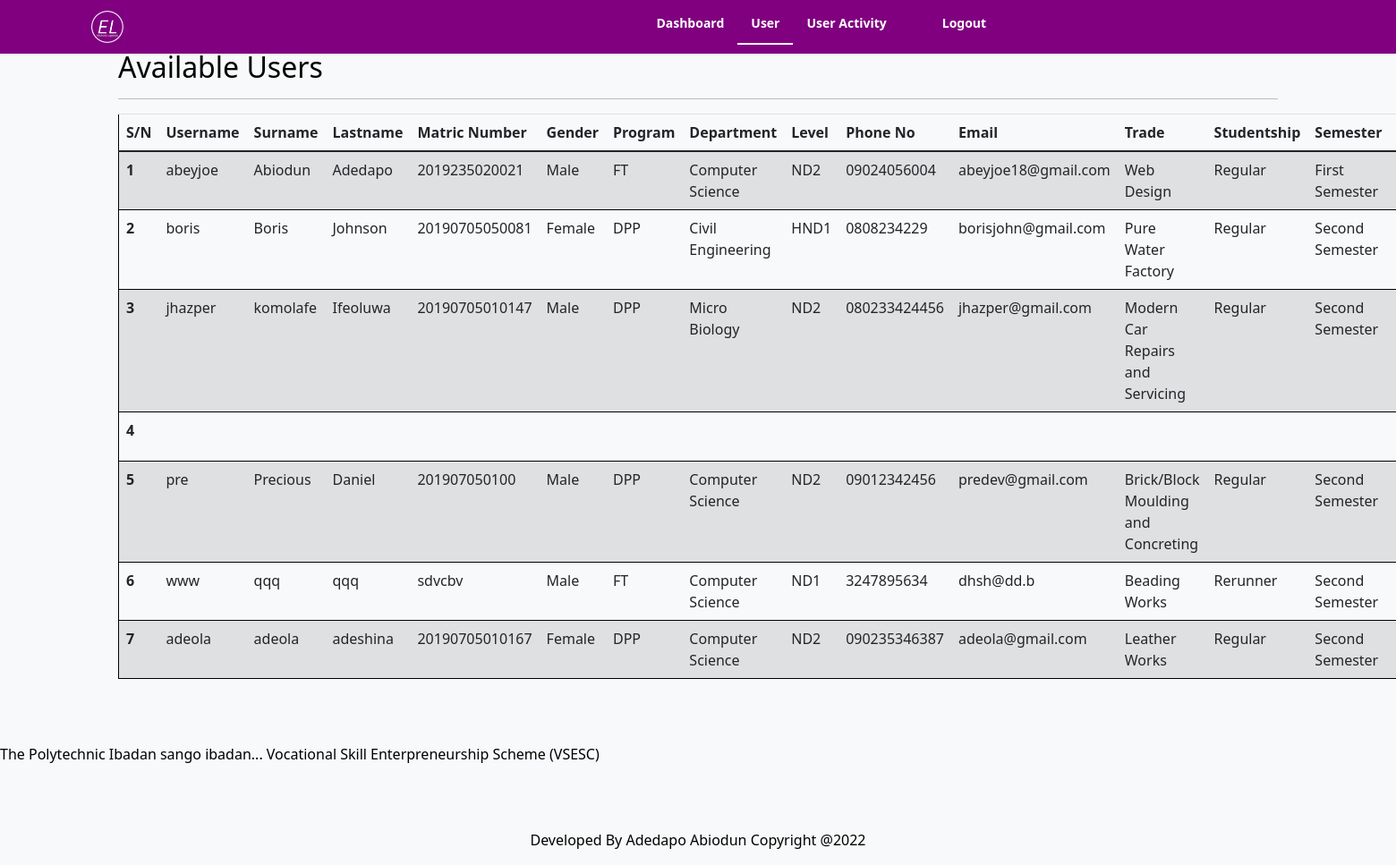
The page /Admin/user.php (signed in) on the database its author committed.
### tables this page shows
CREATE TABLE `usertable` (
  `id` int(11) NOT NULL,
  `name` varchar(50) NOT NULL,
  `password` varchar(50) NOT NULL,
  `surname` varchar(20) NOT NULL,
  `lastName` varchar(20) NOT NULL,
  `matricNumber` varchar(20) NOT NULL,
  `gender` varchar(10) NOT NULL,
  `program` varchar(50) NOT NULL,
  `department` varchar(50) NOT NULL,
  `level` varchar(10) NOT NULL,
  `phoneNumber` varchar(50) NOT NULL,
  `email` varchar(50) NOT NULL,
  `picture` varchar(200) NOT NULL,
  `trade` varchar(50) NOT NULL,
  `studentship` varchar(50) NOT NULL,
  `semester` varchar(50) NOT NULL,
  `session` varchar(50) NOT NULL
);

### Admin/user.php (the view, shortened to what this page needs)
<?php
include '../logbook/connect.php';
?>
<!DOCTYPE html>
<html lang="en">
<head>
    <link rel="stylesheet" type="text/css" href="../style.css">
    <link rel="stylesheet" type="text/css" href="../stylelog.css">
    <link rel="stylesheet" type="text/css" href="https://stackpath.bootstrapcdn.com/bootstrap/4.1.3/css/bootstrap.min.css">
    <link href="https://cdn.jsdelivr.net/npm/bootstrap@5.1.3/dist/css/bootstrap.min.css" rel="stylesheet">
    <link href="../css/bootstrap.css" rel="stylesheet">
    <link rel="stylesheet" href="https://cdn.jsdelivr.net/npm/bootstrap-icons@1.3.0/font/bootstrap-icons.css"/>
</head>
<body class="bg-light">
    <div class="header">
		<div class="logo">
			<a href="#" style="cursor: auto;"><img src="../logo.png" /></a>
		</div>
		<div class="nav">
			<div class="link">
				<ul>
                <a href="adminhome.php"><li>Dashboard</li></a>
					<a href="user.php"><li class="home">User</li></a>
					<a href="useractivity.php"><li>User Activity</li></a>
				</ul>
			</div>
            <div>
                <ul>
					<a href="adminlogout.php"><li>Logout</li></a>
				</ul>
            </div>
		</div>
	</div>
    <center><h1>DISPLAY LOGBOOK</h1></center>
<div class="container">
    <h2>Available Users</h2><hr>
    <table class="table text-dark table-striped">
        <thead>
            <tr>
            <th scope="col">S/N</th>
            <th scope="col">Username</th>
            <th scope="col">Surname</th>
            <th scope="col">Lastname</th>
            <th scope="col">Matric Number</th>
            <th scope="col">Gender</th>
            <th scope="col">Program</th>
            <th scope="col">Department</th>
            <th scope="col">Level</th>
            <th scope="col">Phone No</th>
            <th scope="col">Email</th>
            <th scope="col">Trade</th>
            <th scope="col">Studentship</th>
            <th scope="col">Semester</th>
            <th scope="col">Session</th>
            </tr>
        </thead>
        <tbody>
        <?php
        $count = 0;
        $sql="Select * from usertable ";
        $result=mysqli_query($con,$sql);
        if($result){
            while($row=mysqli_fetch_assoc($result)){
                $id=$row['id'];
                $name=$row['name'];
                $surname=$row['surname'];
                $lastName=$row['lastName'];
                $matricNumber=$row['matricNumber'];
                $gender=$row['gender'];
                $program=$row['program'];
                $department=$row['department'];
                $level=$row['level'];
                $phoneNumber=$row['phoneNumber'];
                $email=$row['email'];
                $trade=$row['trade'];
                $studentship=$row['studentship'];
                $semester=$row['semester'];
                $session=$row['session'];
                $count++;
                echo '<tr>
                    <th scope="row">'.$count.'</th>
                    <td>'.$name.'</td>
                    <td>'.$surname.'</td>
                    <td>'.$lastName.'</td>
                    <td>'.$matricNumber.'</td>
                    <td>'.$gender.'</td>
                    <td>'.$program.'</td>
                    <td>'.$department.'</td>
                    <td>'.$level.'</td>
                    <td>'.$phoneNumber.'</td>
                    <td>'.$email.'</td>
                    <td>'.$trade.'</td>
                    <td>'.$studentship.'</td>
                    <td>'.$semester.'</td>
                    <td>'.$session.'</td>
                    <td>
                        <a href="delete.php?deleteid='.$id.'" class="text-light"><button class="btn btn-danger">Delete</button></a>
                    </td>
                </tr>';
                }
            }
        ?>
        </tbody>
    </table>
</div>
<br><br><br><br><br><br><br><br>
<footer>
    <marquee behavior="horizontal" direction="horizontal">The Polytechnic Ibadan sango ibadan...  Vocational Skill Enterpreneurship Scheme (VSESC)</marquee><br><br><br>
    <center><p> Developed By Adedapo Abiodun Copyright @2022 </p></center>
</footer>
</body>
</html>

### style.css (style rules this page uses)
body { background-color: #add8e6 !important; font-family: cursive; }
.container { background-color: ; }
a { color: #fff !important; margin-top: -200px; }
h1 { color: black !important; text-align: center; text-transform: uppercase; }
table { color: black; border: 1px solid black !important; }
.header { width: 100%; height: auto; background-color: purple; position: fixed; top: 0; }
.logo { float: left; }
img { height: 40px; width: 40px; margin: 10px; margin-left: 100px; }
.nav { float: right; width: 70%; min-width: 600px; }
.link { background-color: none; color: white; float: left; margin-left: 20%; }
li { font-size: 14px; display: inline-block; float: left; color: white; font-weight: bold; padding: 15px; padding-bottom: 12px; }
li.home { border-bottom: 2px solid white; }
a { text-decoration: none; }
footer { background-color: ; position: fixed; bottom: 0; left: 0; right: 0; }

### logbook/stylelog.css (style rules this page uses)
body { background-color: #fff !important; color: black !important; }
h1 { color: black !important; }

### rows shown on the page
usertable: name "abeyjoe", surname "Abiodun", lastName "Adedapo", matricNumber "2019235020021", gender "Male", program "FT", department "Computer Science", level "ND2", phoneNumber "09024056004", email "abeyjoe18@gmail.com", trade "Web Design", studentship "Regular", semester "First Semester"
usertable: name "boris", surname "Boris", lastName "Johnson", matricNumber "20190705050081", gender "Female", program "DPP", department "Civil Engineering", level "HND1", phoneNumber "0808234229", email "borisjohn@gmail.com", trade "Pure Water Factory", studentship "Regular", semester "Second Semester"
usertable: name "jhazper", surname "komolafe", lastName "Ifeoluwa", matricNumber "20190705010147", gender "Male", program "DPP", department "Micro Biology", level "ND2", phoneNumber "080233424456", email "jhazper@gmail.com", trade "Modern Car Repairs and Servicing", studentship "Regular", semester "Second Semester"
usertable: name "pre", surname "Precious", lastName "Daniel", matricNumber "201907050100", gender "Male", program "DPP", department "Computer Science", level "ND2", phoneNumber "09012342456", email "predev@gmail.com", trade "Brick/Block Moulding and Concreting", studentship "Regular", semester "Second Semester"
usertable: name "www", surname "qqq", lastName "qqq", matricNumber "sdvcbv", gender "Male", program "FT", department "Computer Science", level "ND1", phoneNumber "3247895634", email "dhsh@dd.b", trade "Beading Works", studentship "Rerunner", semester "Second Semester"
usertable: name "adeola", surname "adeola", lastName "adeshina", matricNumber "20190705010167", gender "Female", program "DPP", department "Computer Science", level "ND2", phoneNumber "090235346387", email "adeola@gmail.com", trade "Leather Works", studentship "Regular", semester "Second Semester"
